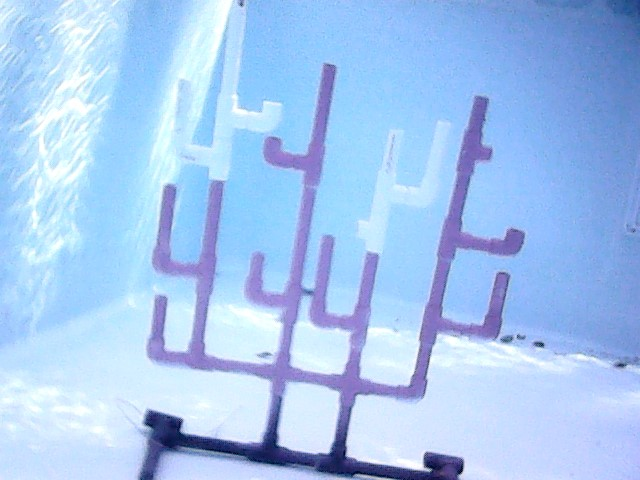
//> input picture vision/coral/coral_test.jpg, 640 x 480 px
$ ./coral coral/coral_test.jpg coral/coral_test.jpg   (built with g++ and OpenCV 4)
//> lines starting //> are read from the running program, lines starting //| are printed output that depends on the picture; after the words box and inside, x2 and y2 are one past the last pixel; in counts of white or black regions, pixels touching at a corner belong together
#include <iostream>
#include "opencv2/core.hpp"
#include "opencv2/highgui.hpp"
#include "opencv2/imgproc.hpp"
#include "opencv2/imgcodecs.hpp"
#include "opencv2/features2d.hpp"
#include "opencv2/calib3d.hpp"

using namespace cv;
using namespace std;

const char* keys =
    "{@input1 | coral_before.png          | Path to input image 1. }"
    "{@input2 | coral_after.png | Path to input image 2. }"
    "{help |                  | Print help message. }";

// Calculate the the Contours for the coral and throw out contours that are too small
void calculateCoralContours(Mat img, vector<vector<Point> > *contours, vector<Vec4i> *hierarchy,
		Scalar lowColorThreshold, Scalar highColorThreshold, int minArcLength, Size blurSize)
{
    // Blur images
    Mat img_thresh;
    blur(img, img_thresh, blurSize);

    // Create threshold
    inRange(img_thresh, lowColorThreshold, highColorThreshold, img_thresh);
    vector<vector<Point>> originalContours;

    findContours( img_thresh, originalContours, *hierarchy, RETR_EXTERNAL, CHAIN_APPROX_SIMPLE );
    contours->resize(originalContours.size());
    int j = 0;
    for(int i = 0; i < originalContours.size(); i++)
    {
	if(arcLength(originalContours[i], true) > minArcLength){
		(*contours)[j] = originalContours[i];
		j++;
	}
    }
    contours->resize(j);
}

// Find the contours in ContourImg and display the bounding rectangles in displayImg
void drawContourBoundingRects(Mat contourImg, Mat displayImg, Scalar color, int thickness)
{
    vector<vector<Point>> contours;
    vector<Vec4i> hierarchy;
    findContours(contourImg, contours, hierarchy, RETR_EXTERNAL, CHAIN_APPROX_SIMPLE);

    // Display bounding boxes on after picture
    for(size_t i = 0; i < contours.size(); i++)
    {
	    Rect boundRect = boundingRect(contours[i]);
	    rectangle(displayImg, boundRect.tl(), boundRect.br(), color, thickness);
    }
}

// Draw the contours to an image with only those contours, an image with the all the contours from that picture, and an image where the contours are expanded
void drawMultipleContours(vector<vector<Point>> contours, vector<Vec4i> hierarchy, Mat exclusive, Mat total, Mat totalExpanded, int expandAmount)
{
    for( size_t i = 0; i< contours.size(); i++ )
    {
        drawContours(exclusive, contours, (int)i, Scalar(255), FILLED, LINE_8, hierarchy, 0 );
        drawContours(total, contours, (int)i, Scalar(255), FILLED, LINE_8, hierarchy, 0 );
        drawContours(totalExpanded, contours, (int)i, Scalar(255), FILLED, LINE_8, hierarchy, 0 );
        drawContours(totalExpanded, contours, (int)i, Scalar(255), expandAmount, LINE_8, hierarchy, 0 );
    }
}

// Apply a perspective transform to a list of contours
void transformContours(Mat contourTransform, vector<vector<Point>>* contours)
{
    for(size_t i = 0; i < contours->size(); i++)
    {
    	vector<Point2f> originalPoints, projectedPoints;
	Mat((*contours)[i]).copyTo(originalPoints);
	perspectiveTransform(originalPoints,  projectedPoints, contourTransform);
	Mat(projectedPoints).copyTo((*contours)[i]);
    }
}

int main( int argc, char* argv[] )
{
    CommandLineParser parser( argc, argv, keys );

    if (parser.has("help")) {
        parser.printMessage();
        return 0;
    }

    Mat img1 = imread( samples::findFile( parser.get<String>(0) ), IMREAD_COLOR );
//> img1 is the input picture: 480 rows x 640 cols, CV_8UC3; mean B, G, R 240.7, 198.4, 164.9
    Mat img2 = imread( samples::findFile( parser.get<String>(1) ), IMREAD_COLOR );

    if ( img1.empty() || img2.empty() )
    {
        cout << "Could not open or find the image!\n" << endl;
        parser.printMessage();
        return -1;
    }

    //Detect the keypoints using KAZE features
    Ptr<KAZE> detector = KAZE::create();
    std::vector<KeyPoint> keypoints1, keypoints2;
    Mat descriptors1, descriptors2;

    detector->detectAndCompute( img1, noArray(), keypoints1, descriptors1 );
//> keypoints1 = 387 keypoints; strongest (x, y, size): (308, 420, 36.7), (307, 433, 31.3), (152, 418, 12.1), (151, 418, 9.9)
    detector->detectAndCompute( img2, noArray(), keypoints2, descriptors2 );
//> keypoints2 has the same summary as keypoints1

    // Matching descriptor vectors with a FLANN based matcher
    Ptr<DescriptorMatcher> matcher = DescriptorMatcher::create(DescriptorMatcher::FLANNBASED);
    std::vector< std::vector<DMatch> > knn_matches;
    matcher->knnMatch( descriptors1, descriptors2, knn_matches, 2 );
//> knn_matches = 387 matches

    // Filter matches using the Lowe's ratio test
    const float ratio_thresh = 0.7f;
    std::vector<DMatch> good_matches;
    for (size_t i = 0; i < knn_matches.size(); i++)
    {
        if (knn_matches[i][0].distance < ratio_thresh * knn_matches[i][1].distance)
        {
            good_matches.push_back(knn_matches[i][0]);
        }
    }
//> after the loop, good_matches = 387 matches

    // Localize the object
    std::vector<Point2f> coral_before;
    std::vector<Point2f> coral_after;

    for( size_t i = 0; i < good_matches.size(); i++ )
    {
        // Get the keypoints from the good matches
        coral_before.push_back( keypoints1[ good_matches[i].queryIdx ].pt );
        coral_after.push_back( keypoints2[ good_matches[i].trainIdx ].pt );
    }
//> after the loop, coral_before = 387 Points (x, y), first 12: [331.8, 66.99], [485, 100.3], [489.3, 151.2], [168, 186.7], [521.6, 234.6], [501.9, 236.2], [375.3, 256.3], [499.9, 273.8], [506.9, 276.1], [163.5, 298.3], [444.6, 314.4], [480.5, 321.6]; coral_after has the same summary as coral_before

    Mat H = findHomography( coral_before, coral_after, RANSAC );
//> H = [[1, -2.98e-16, 9.16e-14], [9.73e-17, 1, -2.88e-15], [1.99e-19, -9.3e-19, 1]]

    // Find Contours in before and after pictures
    int minArc = 30;
    Size blurSize = Size(8, 8);

    Scalar lowBleach(175, 175, 175);
    Scalar highBleach(256, 256, 256);
    Scalar lowHealthy(100, 0, 160);
    Scalar highHealthy(256, 140, 256);

    vector<vector<Point> > contoursHealthy1, contoursHealthy2, contoursBleach1, contoursBleach2;
    vector<Vec4i> hierarchyHealthy1, hierarchyHealthy2, hierarchyBleach1, hierarchyBleach2;

    calculateCoralContours(img1, &contoursBleach1, &hierarchyBleach1, lowBleach, highBleach, minArc, blurSize);
//> in calculateCoralContours, `blur(img, img_thresh, blurSize);`:
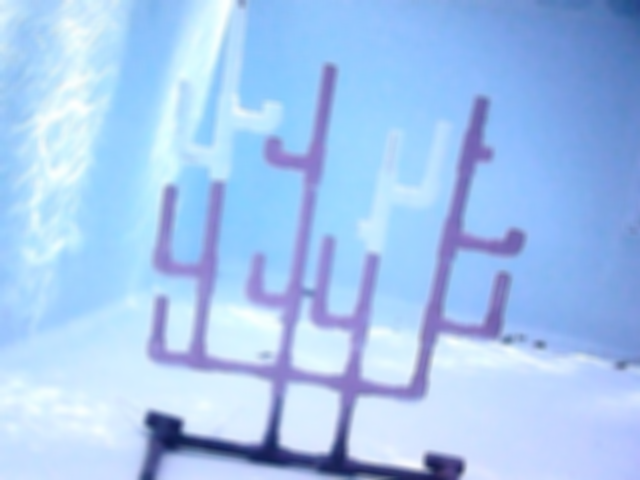
//> img_thresh: 480 rows x 640 cols, CV_8UC3; mean B, G, R 240.7, 198.4, 164.9
//> in calculateCoralContours, `inRange(img_thresh, lowColorThreshold, highColorThreshold, img_thresh);`:
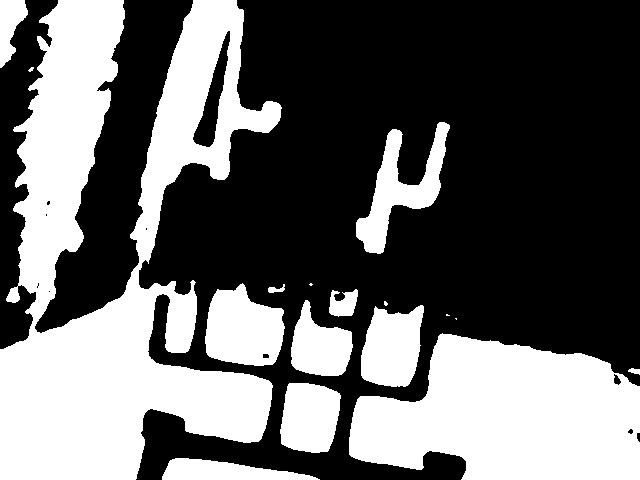
//> img_thresh: 480 rows x 640 cols, CV_8UC1; 39.7% white; 17 white regions (5 under 20 px)
//> in calculateCoralContours, `findContours( img_thresh, originalContours, *hierarchy, RETR_EXTERNAL,..`: originalContours = 17 contours, 5 with area under 20; largest, box (x1, y1, x2, y2) and area: (0, 0, 282, 480) 67066, (349, 333, 640, 480) 30896, (205, 283, 285, 366) 4766, (356, 122, 450, 254) 4186, (361, 305, 424, 387) 3828
//> the loop in calculateCoralContours, `for(int i = 0; i < originalContours.size(); i++)` made 17 passes
//> after the loop in calculateCoralContours, `for(int i = 0; i < originalContours.size(); i++)`: j = 12
//> contoursBleach1 = 12 contours; largest, box (x1, y1, x2, y2) and area: (0, 0, 282, 480) 67066, (349, 333, 640, 480) 30896, (205, 283, 285, 366) 4766, (356, 122, 450, 254) 4186, (361, 305, 424, 387) 3828
    calculateCoralContours(img2, &contoursBleach2, &hierarchyBleach2, lowBleach, highBleach, minArc, blurSize);
//> the loop in calculateCoralContours (call 2), `for(int i = 0; i < originalContours.size(); i++)` made 17 passes
//> contoursBleach2 has the same summary as contoursBleach1
    calculateCoralContours(img1, &contoursHealthy1, &hierarchyHealthy1, lowHealthy, highHealthy, minArc, blurSize);
//> in calculateCoralContours (call 3), `inRange(img_thresh, lowColorThreshold, highColorThreshold, img_thresh);`: img_thresh: 480 rows x 640 cols, CV_8UC1; every value is 0
//> in calculateCoralContours (call 3), `findContours( img_thresh, originalContours, *hierarchy, RETR_EXTERNAL,..`: originalContours = 0 contours
//> contoursHealthy1 = 0 contours
    calculateCoralContours(img2, &contoursHealthy2, &hierarchyHealthy2, lowHealthy, highHealthy, minArc, blurSize);
//> contoursHealthy2 = 0 contours

    // Create masks for after picture
    Mat afterHealth = Mat::zeros(img2.size(), CV_8UC1);
    Mat afterBleach = Mat::zeros(img2.size(), CV_8UC1);
    Mat afterTotal = Mat::zeros(img2.size(), CV_8UC1);
    Mat afterTotalExpanded = Mat::zeros(img2.size(), CV_8UC1);

    int expandAmount = 30;
    drawMultipleContours(contoursHealthy2, hierarchyHealthy2, afterHealth, afterTotal, afterTotalExpanded, expandAmount);
    drawMultipleContours(contoursBleach2, hierarchyBleach2, afterBleach, afterTotal, afterTotalExpanded, expandAmount);
//> call 2 of drawMultipleContours, with expandAmount = 30
//> the loop in drawMultipleContours (call 2), `for( size_t i = 0; i< contours.size(); i++ )` made 12 passes
//> after the loop in drawMultipleContours (call 2), `for( size_t i = 0; i< contours.size(); i++ )`:
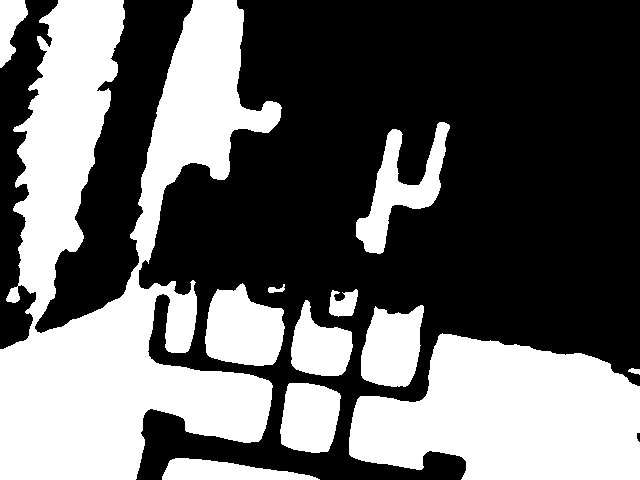
//> exclusive: 480 rows x 640 cols, CV_8UC1; 40.2% white; 12 white regions, largest, box (x1, y1, x2, y2) and area: (0, 0, 282, 480) 68453, (349, 333, 640, 480) 31302, (205, 283, 285, 366) 4897
//> after the loop in drawMultipleContours (call 2), `for( size_t i = 0; i< contours.size(); i++ )`:
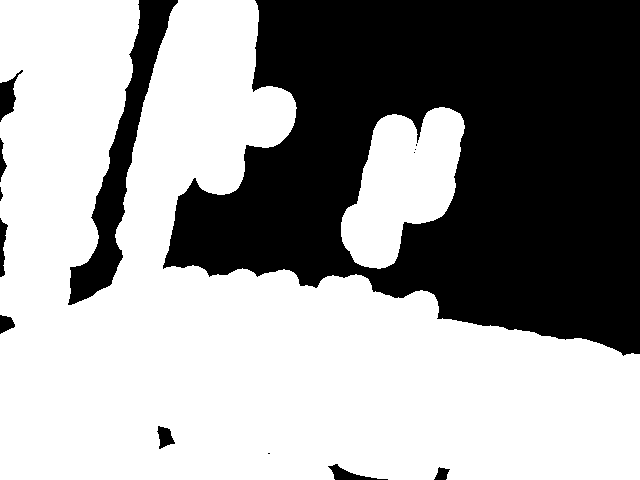
//> totalExpanded: 480 rows x 640 cols, CV_8UC1; 60.4% white; 14 black regions (4 under 20 px), largest, box (x1, y1, x2, y2) and area: (163, 0, 640, 356) 111880, (68, 0, 178, 305) 7765, (0, 70, 23, 122) 516

    // Transfrom before coral onto after picture and create masks
    Mat beforeHealth = Mat::zeros(img2.size(), CV_8UC1);
    Mat beforeBleach = Mat::zeros(img2.size(), CV_8UC1);
    Mat beforeTotal = Mat::zeros(img2.size(), CV_8UC1);
    Mat beforeTotalExpanded = Mat::zeros(img2.size(), CV_8UC1);

    transformContours(H, &contoursHealthy1);
    transformContours(H, &contoursBleach1);
//> the loop in transformContours (call 2), `for(size_t i = 0; i < contours->size(); i++)` made 12 passes

    drawMultipleContours(contoursHealthy1, hierarchyHealthy1, beforeHealth, beforeTotal, beforeTotalExpanded, expandAmount);
    drawMultipleContours(contoursBleach1, hierarchyBleach1, beforeBleach, beforeTotal, beforeTotalExpanded, expandAmount);

    // Combine masks to create new masks for growth, damage, bleaching, and recovery
    Mat growth = Mat::zeros(img2.size(), CV_8UC1);
    Mat damage = Mat::zeros(img2.size(), CV_8UC1);
    Mat bleaching = Mat::zeros(img2.size(), CV_8UC1);
    Mat recovery = Mat::zeros(img2.size(), CV_8UC1);

    bitwise_not(beforeTotalExpanded, growth);
    bitwise_and(growth, afterTotal, growth);

    bitwise_not(afterTotalExpanded, damage);
    bitwise_and(damage, beforeTotal, damage);

    bitwise_and(afterHealth, beforeBleach, recovery);

    bitwise_and(afterBleach, beforeHealth, bleaching);

    // Find contours in combined masks and draw bounding boxes
    int lineThickness = 2;

    drawContourBoundingRects(growth, img2, Scalar(0, 255, 0), lineThickness);
    drawContourBoundingRects(damage, img2, Scalar(0, 255, 255), lineThickness);
    drawContourBoundingRects(recovery, img2, Scalar(255, 0, 0), lineThickness);
    drawContourBoundingRects(bleaching, img2, Scalar(0, 0, 255), lineThickness);

    // Show the bounding boxes
    imshow("Coral Changes", img2);
    waitKey();
    return 0;
}
